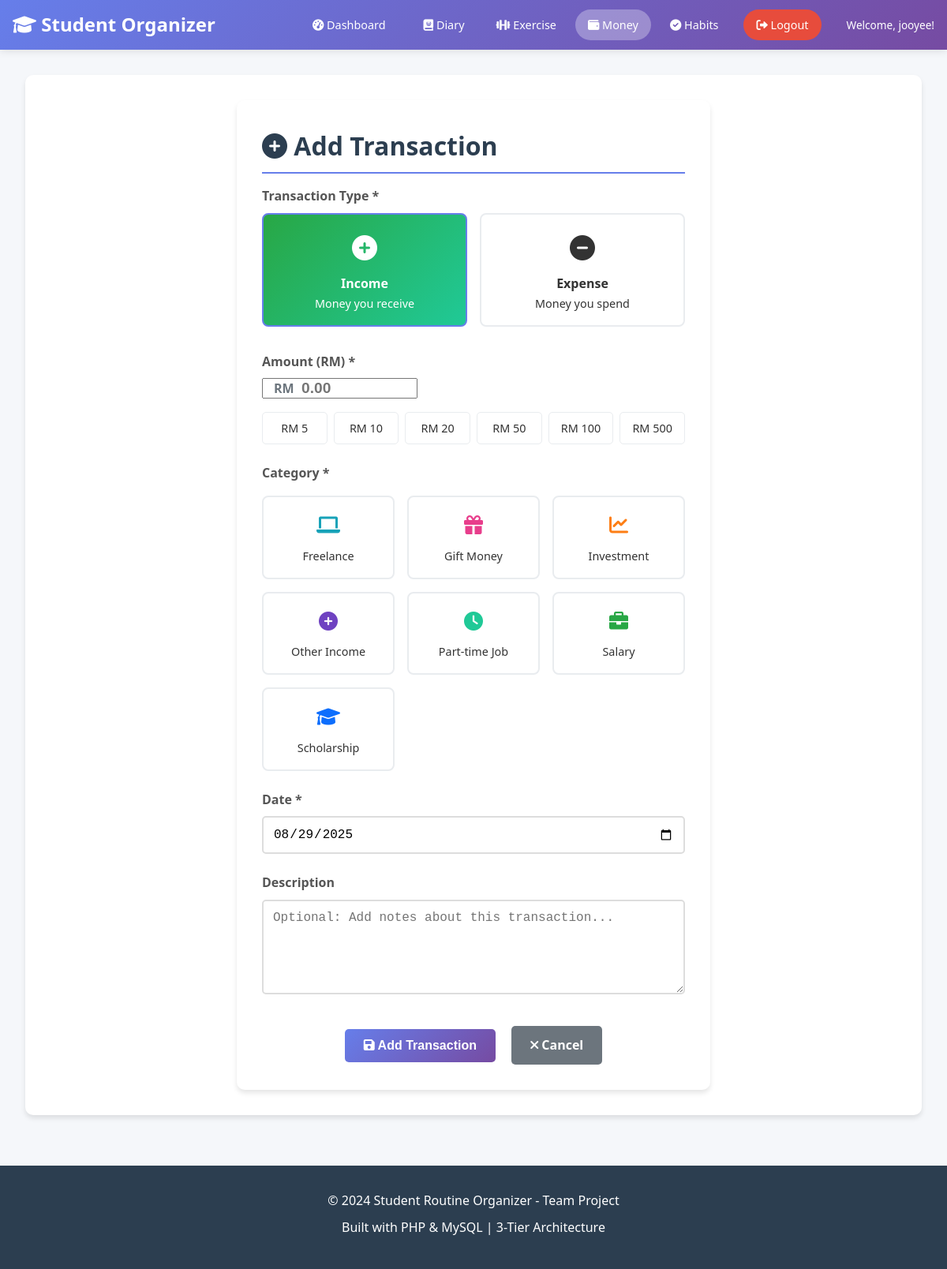
Screenshot of /money/add_transaction.php (signed in) with the database file from the repository.
### tables this page shows
CREATE TABLE `money_categories` (
  `category_id` int(11) NOT NULL,
  `type` enum('income','expense') NOT NULL,
  `category_name` varchar(50) NOT NULL,
  `icon` varchar(100) NOT NULL DEFAULT 'fas fa-circle',
  `color` varchar(7) DEFAULT NULL,
  `is_active` tinyint(1) NOT NULL DEFAULT 1
);

### money/add_transaction.php (the view, shortened to what this page needs)
<?php
require_once '../includes/ErrorHandler.php';
$user_id = SessionManager::getCurrentUserId();
$debugInfo = [];
$conn = null;
try {
    $db = new Database();
    $conn = $db->getConnection();
    $debugInfo[] = "✅ Database connection successful";
} catch (Exception $e) {
    $debugInfo[] = "❌ Database connection failed: " . $e->getMessage();
    $message = "Database connection error: " . $e->getMessage();
    $messageType = "error";
}
$defaultType = isset($_GET['type']) && $_GET['type'] === 'expense' ? 'expense' : 'income';
if ($_SERVER['REQUEST_METHOD'] === 'POST') {
    $debugInfo[] = "📝 Form submitted via POST";
    $type = trim($_POST['type'] ?? '');
    $amount = trim($_POST['amount'] ?? '');
    $category = trim($_POST['category'] ?? '');
    $description = trim($_POST['description'] ?? '');
    $transaction_date = trim($_POST['transaction_date'] ?? '');
    $debugInfo[] = "Form data: type='{$type}', amount='{$amount}', category='{$category}', date='{$transaction_date}'";
    if (empty($type) || empty($amount) || empty($category) || empty($transaction_date)) {
        $missingFields = [];
        if (empty($type)) $missingFields[] = 'type';
        if (empty($amount)) $missingFields[] = 'amount';
        if (empty($category)) $missingFields[] = 'category';
        if (empty($transaction_date)) $missingFields[] = 'date';
        $message = "Please fill in all required fields. Missing: " . implode(', ', $missingFields);
        $messageType = "error";
        $debugInfo[] = "❌ Validation failed: missing fields - " . implode(', ', $missingFields);
    } elseif (!in_array($type, ['income', 'expense'])) {
        $message = "Invalid transaction type: '$type'";
        $messageType = "error";
        $debugInfo[] = "❌ Invalid transaction type: '$type'";
    } elseif (!is_numeric($amount) || (float)$amount <= 0) {
        $message = "Amount must be a valid positive number. Got: '$amount'";
        $messageType = "error";
        $debugInfo[] = "❌ Invalid amount: '$amount'";
    } elseif ((float)$amount > 999999.99) {
        $message = "Amount cannot exceed RM 999,999.99";
        $messageType = "error";
        $debugInfo[] = "❌ Amount too large: '$amount'";
    } else {
        if ($conn) {
            try {
                $debugInfo[] = "✅ Validation passed, attempting to insert into database";
                $userCheckStmt = $conn->prepare("SELECT user_id FROM users WHERE user_id = ?");
                $userCheckStmt->execute([$user_id]);
                if ($userCheckStmt->rowCount() == 0) {
                    $debugInfo[] = "⚠️ User doesn't exist, creating user record";
                    $username = SessionManager::getCurrentUsername() ?: 'Unknown';
                    $email = $username . '@example.com';
                    $password = password_hash('temporary', PASSWORD_DEFAULT);
                    $createUserStmt = $conn->prepare("INSERT INTO users (user_id, username, email, password) VALUES (?, ?, ?, ?)");
                    $createUserStmt->execute([$user_id, $username, $email, $password]);
                    $debugInfo[] = "✅ User created successfully";
                } else {
                    $debugInfo[] = "✅ User exists in database";
                }
                $stmt = $conn->prepare("
                    INSERT INTO money_transactions (user_id, type, amount, category, description, transaction_date)
                    VALUES (?, ?, ?, ?, ?, ?)
                ");
                $executeResult = $stmt->execute([$user_id, $type, (float)$amount, $category, $description, $transaction_date]);
                if ($executeResult) {
                    $message = ucfirst($type) . " of RM " . number_format((float)$amount, 2) . " added successfully!";
                    $messageType = "success";
                    $debugInfo[] = "✅ Transaction inserted successfully";
                    $type = $defaultType;
                    $amount = '';
                    $category = '';
                    $description = '';
                    $transaction_date = date('Y-m-d');
                } else {
                    $message = "Failed to add transaction. Database execute returned false.";
                    $messageType = "error";
                    $debugInfo[] = "❌ Database execute returned false";
                }
            } catch (Exception $e) {
                $message = "Database error: " . $e->getMessage();
                $messageType = "error";
                $debugInfo[] = "❌ Database exception: " . $e->getMessage();
                ErrorHandler::logApplicationError("Money Tracker add error: " . $e->getMessage(), 'MONEY_TRACKER');
            }
        } else {
            $message = "No database connection available";
            $messageType = "error";
            $debugInfo[] = "❌ No database connection for insert";
        }
    }
} else {
    $type = $defaultType;
    $amount = '';
    $category = '';
    $description = '';
    $transaction_date = date('Y-m-d');
    $debugInfo[] = "📋 Form initialized with default values";
}
$incomeCategories = [];
$expenseCategories = [];
if ($conn) {
    try {
        $categoriesStmt = $conn->prepare("SELECT * FROM money_categories ORDER BY type, category_name");
        $categoriesStmt->execute();
        $allCategories = $categoriesStmt->fetchAll(PDO::FETCH_ASSOC);
        $debugInfo[] = "📊 Found " . count($allCategories) . " categories in database";
        foreach ($allCategories as $cat) {
            if ($cat['type'] === 'income') {
                $incomeCategories[] = $cat;
            } else {
                $expenseCategories[] = $cat;
            }
        }
        $debugInfo[] = "📊 Income categories: " . count($incomeCategories);
        $debugInfo[] = "📊 Expense categories: " . count($expenseCategories);
    } catch (Exception $e) {
        $debugInfo[] = "❌ Categories fetch error: " . $e->getMessage();
        ErrorHandler::logApplicationError("Money Tracker categories fetch error: " . $e->getMessage(), 'MONEY_TRACKER');
        $incomeCategories = [
            ['category_name' => 'Salary', 'icon' => 'fas fa-briefcase', 'color' => '#28a745'],
            ['category_name' => 'Freelance', 'icon' => 'fas fa-laptop', 'color' => '#17a2b8'],
            ['category_name' => 'Other Income', 'icon' => 'fas fa-plus-circle', 'color' => '#6f42c1']
        ];
        $expenseCategories = [
            ['category_name' => 'Food & Dining', 'icon' => 'fas fa-utensils', 'color' => '#dc3545'],
            ['category_name' => 'Transportation', 'icon' => 'fas fa-car', 'color' => '#fd7e14'],
            ['category_name' => 'Shopping', 'icon' => 'fas fa-shopping-bag', 'color' => '#e83e8c'],
            ['category_name' => 'Other Expense', 'icon' => 'fas fa-minus-circle', 'color' => '#adb5bd']
        ];
        $debugInfo[] = "📊 Using fallback categories";
    }
} else {
    $debugInfo[] = "❌ No database connection for categories";
}
include '../includes/header.php';
?>
<div class="container">
    <div class="form-container">
        <h2><i class="fas fa-plus-circle"></i> Add Transaction</h2>
        <form method="POST" action="" id="transactionForm">
            <div class="form-group">
                <label>Transaction Type *</label>
                <div class="type-selector">
                    <div class="type-option income <?php echo $type === 'income' ? 'selected' : ''; ?>" onclick="selectType('income')">
                        <div class="type-icon"><i class="fas fa-plus-circle"></i></div>
                        <div><strong>Income</strong></div>
                        <div style="font-size: 0.9rem;">Money you receive</div>
                    </div>
                    <div class="type-option expense <?php echo $type === 'expense' ? 'selected' : ''; ?>" onclick="selectType('expense')">
                        <div class="type-icon"><i class="fas fa-minus-circle"></i></div>
                        <div><strong>Expense</strong></div>
                        <div style="font-size: 0.9rem;">Money you spend</div>
                    </div>
                </div>
            </div>
            <div class="form-group">
                <label for="amount">Amount (RM) *</label>
                <div class="amount-input">
                    <div class="currency-symbol">RM</div>
                    <input
                        type="number"
                        id="amount"
                        name="amount"
                        class="form-control amount-field"
                        step="0.01"
                        min="0.01"
                        max="999999.99"
                        placeholder="0.00"
                        value="<?php echo htmlspecialchars($amount); ?>"
                        required
                    >
                </div>
                <div class="quick-amounts">
                    <div class="quick-amount" onclick="setAmount(5)">RM 5</div>
                    <div class="quick-amount" onclick="setAmount(10)">RM 10</div>
                    <div class="quick-amount" onclick="setAmount(20)">RM 20</div>
                    <div class="quick-amount" onclick="setAmount(50)">RM 50</div>
                    <div class="quick-amount" onclick="setAmount(100)">RM 100</div>
                    <div class="quick-amount" onclick="setAmount(500)">RM 500</div>
                </div>
            </div>
            <div class="form-group">
                <label>Category *</label>
                <div id="incomeCategories" style="<?php echo $type === 'income' ? '' : 'display: none;'; ?>">
                    <div class="category-grid">
                        <?php if (!empty($incomeCategories)): ?>
                            <?php foreach ($incomeCategories as $cat): ?>
                                <div class="category-option <?php echo $category === $cat['category_name'] ? 'selected' : ''; ?>"
                                     onclick="selectCategory('<?php echo htmlspecialchars($cat['category_name'], ENT_QUOTES); ?>')">
                                    <div class="category-icon" style="color: <?php echo htmlspecialchars($cat['color']); ?>">
                                        <i class="<?php echo htmlspecialchars($cat['icon']); ?>"></i>
                                    </div>
                                    <div style="font-size: 0.9rem;"><?php echo htmlspecialchars($cat['category_name']); ?></div>
                                </div>
                            <?php endforeach; ?>
                        <?php else: ?>
                            <p style="color: #666; text-align: center; grid-column: 1/-1;">No income categories available</p>
                        <?php endif; ?>
                    </div>
                </div>
            </div>
            <div class="form-group">
                <label for="transaction_date">Date *</label>
                <input
                    type="date"
                    id="transaction_date"
                    name="transaction_date"
                    class="form-control"
                    value="<?php echo htmlspecialchars($transaction_date); ?>"
                    max="<?php echo date('Y-m-d'); ?>"
                    required
                >
            </div>
            <div class="form-group">
                <label for="description">Description</label>
                <textarea
                    id="description"
                    name="description"
                    class="form-control"
                    rows="3"
                    placeholder="Optional: Add notes about this transaction..."
                ><?php echo htmlspecialchars($description); ?></textarea>
            </div>
            <div style="text-align: center; margin-top: 2rem;">
                <button type="submit" class="btn btn-primary" style="margin-right: 1rem;">
                    <i class="fas fa-save"></i> Add Transaction
                </button>
                <a href="index.php" class="btn" style="background: #6c757d; color: white;">
                    <i class="fas fa-times"></i> Cancel
                </a>
            </div>
        </form>
    </div>
</div>
<?php include '../includes/footer.php'; ?>

### css/style.css (style rules this page uses)
* { margin: 0; padding: 0; box-sizing: border-box; }
body { font-family: 'Segoe UI', Tahoma, Geneva, Verdana, sans-serif; line-height: 1.6; color: #333; background-color: #f5f7fa; min-height: 100vh; display: flex; flex-direction: column; }
.container { background: white; border-radius: 10px; box-shadow: 0 4px 6px rgba(0,0,0,0.1); padding: 2rem; margin-bottom: 2rem; }
h1, h2, h3 { color: #2c3e50; margin-bottom: 1rem; }
h2 { font-size: 2rem; border-bottom: 2px solid #667eea; padding-bottom: 0.5rem; }
.form-group { margin-bottom: 1.5rem; }
label { display: block; margin-bottom: 0.5rem; font-weight: 600; color: #555; }
input[type="text"], input[type="email"], input[type="password"], input[type="date"], select, textarea { width: 100%; padding: 0.75rem; border: 2px solid #ddd; border-radius: 5px; font-size: 1rem; transition: border-color 0.3s; }
textarea { resize: vertical; min-height: 120px; }
.btn { display: inline-block; padding: 0.75rem 1.5rem; border: none; border-radius: 5px; cursor: pointer; text-decoration: none; font-size: 1rem; font-weight: 600; transition: all 0.3s; text-align: center; }
.btn-primary { background: linear-gradient(135deg, #667eea 0%, #764ba2 100%); color: white; }

### money/add_transaction.php (style rules this page uses)
.form-container { max-width: 600px; margin: 0 auto; background: white; padding: 2rem; border-radius: 10px; box-shadow: 0 4px 6px rgba(0,0,0,0.1); }
.type-selector { display: grid; grid-template-columns: 1fr 1fr; gap: 1rem; margin-bottom: 2rem; }
.type-option { padding: 1rem; border: 2px solid #e9ecef; border-radius: 8px; text-align: center; cursor: pointer; transition: all 0.3s; background: white; }
.type-option.selected { border-color: #667eea; background: linear-gradient(135deg, #667eea 0%, #764ba2 100%); color: white; }
.type-option.income.selected { background: linear-gradient(135deg, #28a745 0%, #20c997 100%); }
.type-icon { font-size: 2rem; margin-bottom: 0.5rem; }
.category-grid { display: grid; grid-template-columns: repeat(auto-fit, minmax(150px, 1fr)); gap: 1rem; margin-top: 1rem; }
.category-option { padding: 1rem; border: 2px solid #e9ecef; border-radius: 8px; text-align: center; cursor: pointer; transition: all 0.3s; background: white; }
.category-icon { font-size: 1.5rem; margin-bottom: 0.5rem; }
.amount-input { position: relative; }
.currency-symbol { position: absolute; left: 15px; top: 50%; transform: translateY(-50%); color: #6c757d; font-weight: bold; }
.amount-field { padding-left: 3rem !important; font-size: 1.2rem; font-weight: bold; }
.quick-amounts { display: grid; grid-template-columns: repeat(auto-fit, minmax(80px, 1fr)); gap: 0.5rem; margin-top: 1rem; }
.quick-amount { padding: 0.5rem; border: 1px solid #e9ecef; border-radius: 5px; text-align: center; cursor: pointer; transition: all 0.3s; background: white; font-size: 0.9rem; }

### rows the page displays
money_categories: category_name "Freelance"
money_categories: category_name "Gift Money"
money_categories: category_name "Investment"
money_categories: category_name "Other Income"
money_categories: category_name "Part-time Job"
money_categories: category_name "Salary"
money_categories: category_name "Scholarship"

### other values shown
$_SESSION['username'] "jooyee"
